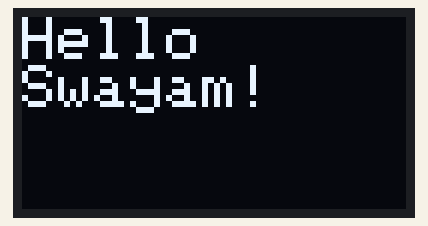
Recording of a sketch running on a simulated ESP32. Parts: 128×64 one-colour display.

Above: at 0.1 s.

The sketch:

Bluetooth.ino
```cpp
#include <Wire.h>
#include <Adafruit_GFX.h>
#include <Adafruit_SSD1306.h>

#define SCREEN_WIDTH 128
#define SCREEN_HEIGHT 64

Adafruit_SSD1306 display(SCREEN_WIDTH, SCREEN_HEIGHT, &Wire, -1);

void setup() {
  Serial.begin(115200);

  // Start I2C
  Wire.begin(21, 22);   // SDA = 21, SCL = 22

  // Initialize display
  if(!display.begin(SSD1306_SWITCHCAPVCC, 0x3C)) {
    Serial.println("Display not found!");
    for(;;);
  }

  display.clearDisplay();

  display.setTextSize(2);
  display.setTextColor(SSD1306_WHITE);
  display.setCursor(0, 0);

  display.println("Hello");
  display.println("Swayam!");

  display.display();
}

void loop() {
}
```
